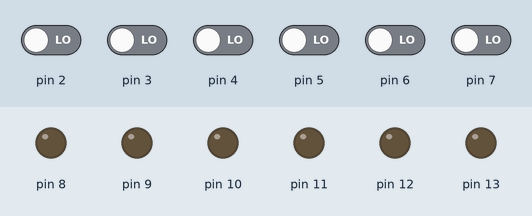
This sketch was run on a simulated Arduino Uno, built with avr-gcc and run on an emulated ATmega328P. Parts: output pins drawn as LEDs (lit = HIGH). The test bench sets the inputs (shaded band); at power-on: pin 2–7 LOW.

Above: at 1.2 s.
1.3 s: pin 2 driven HIGH
At 1.9 s:
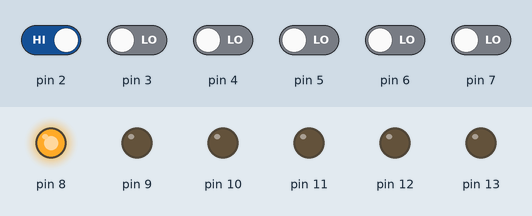
2.8 s: pin 3 driven HIGH
At 3.1 s:
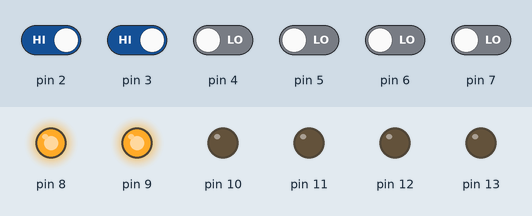
4.3 s: pin 4 driven HIGH
At 5.4 s:
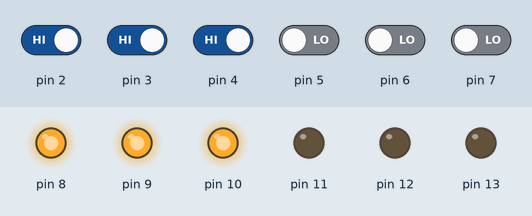
5.8 s: pin 5 driven HIGH
At 6.5 s:
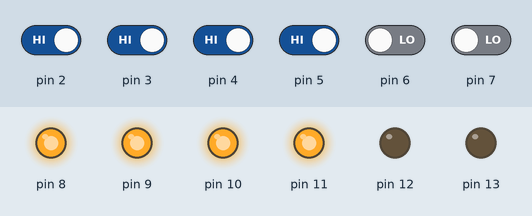
7.3 s: pin 6 driven HIGH
At 7.7 s:
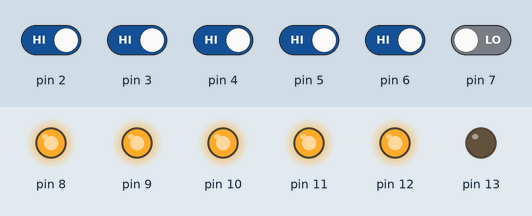
8.8 s: pin 7 driven HIGH
At 10.0 s:
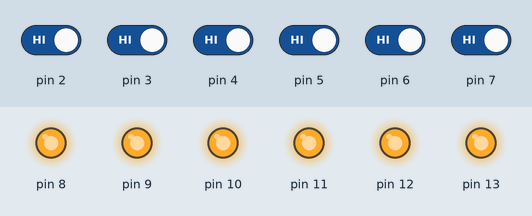
Timing chart, 0 to 11.3 s (numbered marks = the images above; inputs shaded):
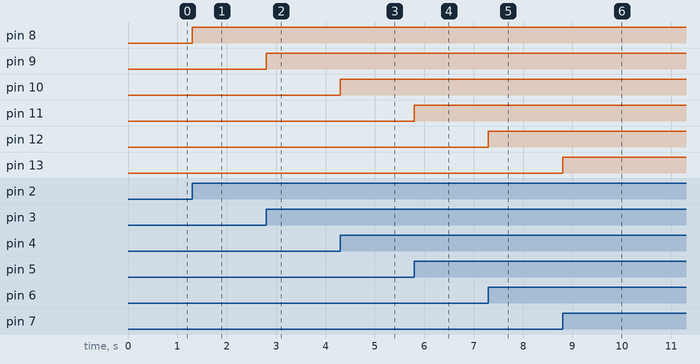

The sketch:

Button_Led_Joystick.ino
```cpp
// 라즈판타스틱용 삼덕사 LED 버튼을 누르면 LED가 켜지는 예제
// 아두이노 핀 번호 내용
// 버튼입력: 2~7번
// LED: 8~13번
// * reference: Button_Led_Joystick.png

int buttonState[6] = {}; // 버튼 상태를 저장하는 변수

void setup()
{
  for (int i=8; i<=13; i++)
    pinMode(i, OUTPUT); // LED을 출력으로 설정
  for (int b=2; b<=7; b++)
    pinMode(b, INPUT); // BUTTON을 입력으로 설정
}

void loop() {
  // 버튼을 누르면 입력 값을 buttonState에 저장
  for (int i=0; i<=5; i++) {
    buttonState[i] = digitalRead(i+2);
    LedButtonOnOff(buttonState[i], i+8);
  }
}

void LedButtonOnOff(int buttonState, int led)
{
  // 버튼을 눌렀을 때 버튼 상태가 HIGH면 LED를 켠다
  if (buttonState == HIGH) {
    digitalWrite(led, HIGH); // LED를 켬
  }
  else {
    digitalWrite(led, LOW); // LED를 끔
  }
}
```

Measured:
- after the input at 1.3 s, pin 8: LOW → HIGH at once
- after the input at 2.8 s, pin 9: LOW → HIGH at once
- after the input at 4.3 s, pin 10: LOW → HIGH at once
- after the input at 5.8 s, pin 11: LOW → HIGH at once
- after the input at 7.3 s, pin 12: LOW → HIGH at once
- after the input at 8.8 s, pin 13: LOW → HIGH at once
